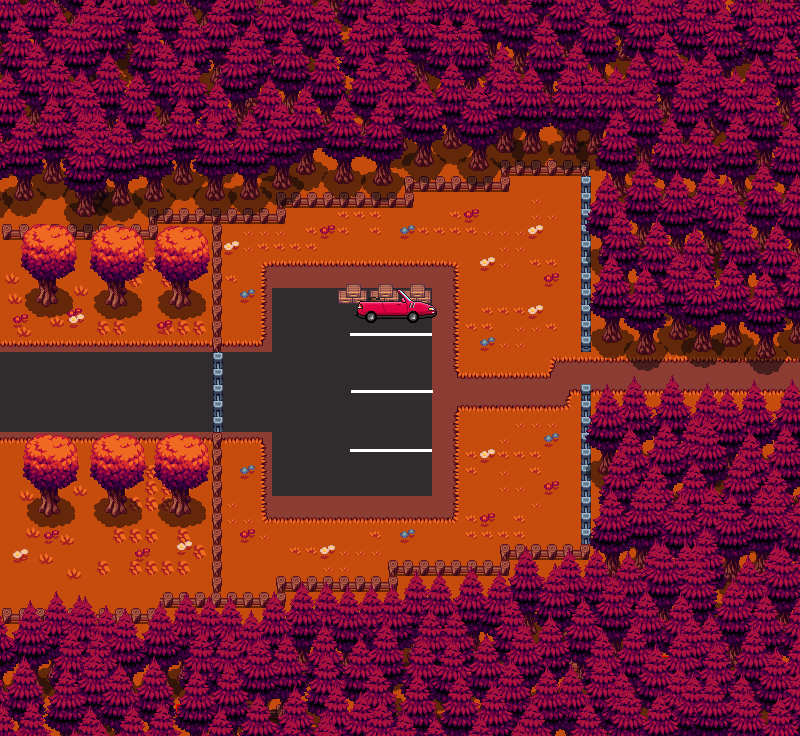

This game map was drawn from its Tiled (.tmx) file and the tilesets committed beside it. A one-line description and the trimmed map source follow:
An orthogonal 50x46 tile map with 16x16 px tiles, 1 tile layer (parking) and 14 objects (salida_parking).

<map version="1.10" tiledversion="1.10.2" orientation="orthogonal" renderorder="right-down" width="50" height="46" tilewidth="16" tileheight="16" infinite="0" nextlayerid="27" nextobjectid="705">
 <tileset firstgid="1" source="parking.tsx" />
 <layer id="25" name="parking" width="50" height="46">
  <data>[2300 cells, 2300 non-empty, 2300 distinct tile ids]</data>
 </layer>
 <objectgroup id="17" name="colisiones">
  <object id="688" x="354.25" y="303.25" width="82.75" height="11.25" />
  <object id="689" x="337.75" y="283.75" width="93" height="20.25" />
  <object id="690" x="207.5" y="191.5" width="79" height="26.5" />
  <object id="691" x="278.5" y="176.25" width="135" height="26.5" />
  <object id="692" x="374" y="159.25" width="135" height="26.5" />
  <object id="693" x="486" y="142.75" width="135" height="26.5" />
  <object id="694" x="581.5" y="162.75" width="135" height="181.5" />
  <object id="695" x="581" y="383.917" width="135" height="198.333" />
  <object id="696" x="500" y="544.75" width="135" height="35" />
  <object id="697" x="388" y="560.5" width="135" height="35" />
  <object id="698" x="173.5" y="592.5" width="135" height="35" />
  <object id="699" x="276" y="575.5" width="135" height="35" />
  <object id="700" x="87.5" y="193" width="135" height="409" />
  <object id="703" name="salida_parking" x="624.667" y="326.5" width="20" height="101" />
 </objectgroup>
</map>
